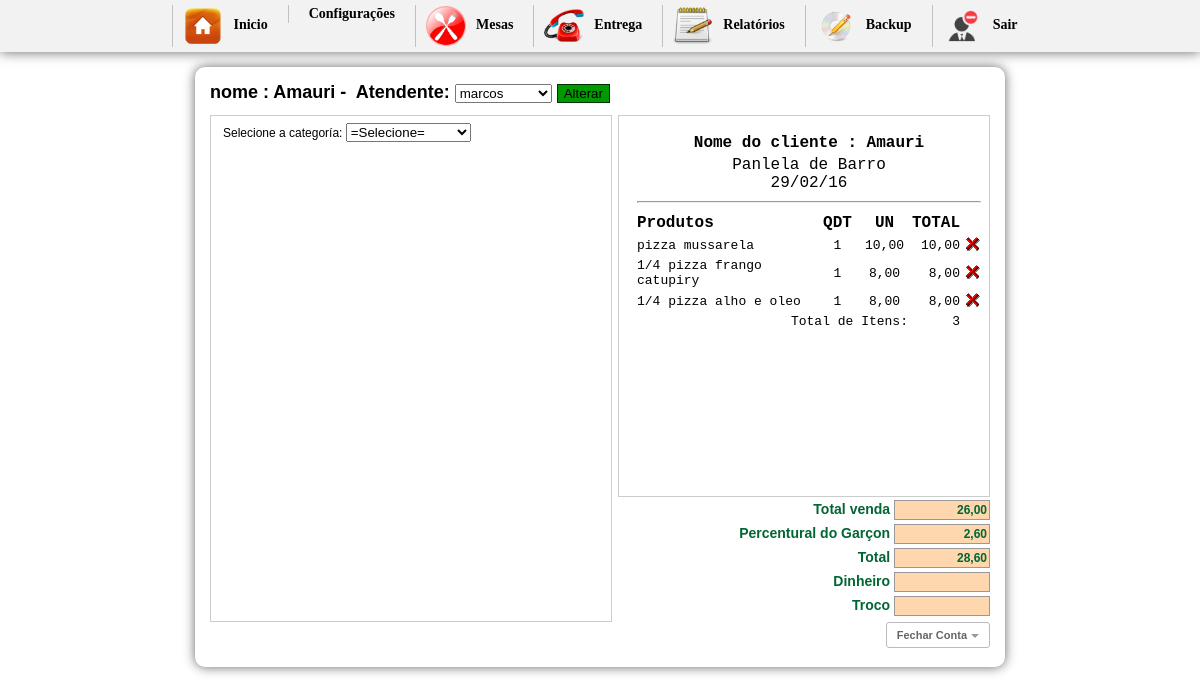
Page /inicio2.php?btn=vendapedido&id_mesa=43&idGarcon=26 (signed in) on the committed database.
### tables this page shows
CREATE TABLE `pedido` (
  `id_mesa` int(10) NOT NULL auto_increment,
  `numero` int(10) NOT NULL,
  `idGarcon` varchar(200) NOT NULL,
  `situacao` int(1) NOT NULL,
  `email` varchar(50) default NULL,
  `nome` varchar(50) default NULL,
  `sobrenome` varchar(50) default NULL,
  `telefone` varchar(30) default NULL,
  `bairro` varchar(50) default NULL,
  `rua` varchar(50) default NULL,
  `numerocasa` varchar(20) default NULL,
  `detalhes` longtext,
  PRIMARY KEY  (`id_mesa`)
);

CREATE TABLE `config` (
  `id_conf` int(30) NOT NULL,
  `empresa` varchar(200) NOT NULL,
  `telefone` varchar(30) NOT NULL,
  `pgarcon` int(10) NOT NULL,
  `ativo` int(2) NOT NULL
);

CREATE TABLE `entrega` (
  `id` int(11) NOT NULL auto_increment,
  `cod` int(11) NOT NULL,
  `nome` varchar(150) NOT NULL,
  `preco` varchar(10) NOT NULL,
  `qtd` int(11) NOT NULL,
  `comanda` int(200) NOT NULL,
  `data` date NOT NULL,
  `time` time NOT NULL,
  `id_mesa` int(30) NOT NULL,
  `situacao` int(2) NOT NULL,
  `idGarcon` varchar(200) NOT NULL,
  `status` int(1) NOT NULL,
  `destino` int(1) NOT NULL,
  `entregue` int(1) NOT NULL,
  `feito` int(1) NOT NULL,
  PRIMARY KEY  (`id`)
);

### vendapedido.php (the view, shortened to what this page needs)
<?php require_once('Connections/sistema.php'); ?>
<?php
if (!function_exists("GetSQLValueString")) {
function GetSQLValueString($theValue, $theType, $theDefinedValue = "", $theNotDefinedValue = "")
{
  $theValue = function_exists("mysql_real_escape_string") ? mysql_real_escape_string($theValue) : mysql_escape_string($theValue);
  switch ($theType) {
    case "long":
    case "int":
      $theValue = ($theValue != "") ? intval($theValue) : "NULL";
      break;
  }
  return $theValue;
}
}
$colname_Recordset1 = "-1";
if (isset($_GET['id_mesa'])) {
  $colname_Recordset1 = $_GET['id_mesa'];
}
$query_Recordset1 = sprintf("SELECT * FROM pedido WHERE id_mesa = %s", GetSQLValueString($colname_Recordset1, "int"));
$Recordset1 = mysql_query($query_Recordset1, $sistema) or die(mysql_error());
$row_Recordset1 = mysql_fetch_assoc($Recordset1);
$numero = $_GET['id_mesa'];
?>
<?php
  $sql1 = mysql_query("SELECT * FROM pedido WHERE id_mesa ='$numero'") or die(mysql_error());
  $cont1 = mysql_fetch_array($sql1);
  $sit = $cont1['situacao'];
$idGarconget = $_GET['idGarcon'];
$gar2 = mysql_query("SELECT * FROM garcon WHERE idGarcon='$idGarconget'");
$h2 = mysql_fetch_array($gar2);
  ?>
<h1>
<form action="" method="post" enctype="multipart/form-data">
nome : <?php echo $row_Recordset1['nome']; ?>&nbsp-&nbsp;
Atendente:
<select name="nomeGarcon">
<?php
	$gar = mysql_query("SELECT * FROM garcon WHERE idGarcon != '1' ORDER BY nomeGarcon ASC") or die(mysql_error());
	while($h = mysql_fetch_array($gar)){
?>
  <option value="<?php echo $h['idGarcon'] ?>"<?php if (!(strcmp($h['idGarcon'], $h2['idGarcon']))) {echo "selected=\"selected\"";} ?>><?php echo $h['nomeGarcon'] ?></option>
	<?php }?>
</select>
<?php if($sit == "0"){?>
<input name="ok" type="submit" value="Abrir pedido" style="background-color: #F30; border:1px solid #9B0000;" />
<?php }else{ ?>
<input name="ok" type="submit" value="Alterar" style=" background-color:#090; border:1px solid #030;" />
<?php } ?>
</form>
</h1>
<div id="boxprodutos"><br/>
<?php if($sit == "1"){
include "selecionacat2.php";
} ?>
</div>
<div id="box">
	<div id="comentarios">
    <table width="100%" border="0" class="inputs">
  <tr>
 <?php $n = mysql_query("SELECT * FROM config");
 	$a = mysql_fetch_array($n);
 ?>
  <td align="center" style="font-size:16px;"><strong>Nome do cliente : <?php echo $row_Recordset1['nome']; ?></strong></td>
  </tr>
  <tr>
    <td align="center" style="font-size:16px;"><?php echo $a['empresa'] ?><br/> <?php echo date("d/m/y") ?></td>
    </tr>
    <tr>
    <td><hr/></td>
    </tr>
</table>
    <table width="100%">
    <tr>
	  <td  style="font-size:16px;"><strong>Produtos</strong></td>
      <td width="13%" align="center" style="font-size:16px;"><strong>QDT</strong></td>
      <td width="15%" align="center" style="font-size:16px;"><strong>UN</strong></td>
	  <td align="center" style="font-size:16px;"><strong>TOTAL</strong></td>
	  <td align="center">&nbsp;</td>
	  </tr>
	<?php
	$carrinho = mysql_query("SELECT *, SUM(qtd) AS qt,SUM(preco) AS pr FROM entrega WHERE id_mesa='$numero' AND situacao='1' GROUP BY cod") or die(		mysql_error());
	$contar = mysql_num_rows($carrinho);
	if($contar == 0){
		echo "";
	}else{
		while($res = mysql_fetch_array($carrinho)){
			$id           	= $res['id'];
			$nome  			= $res['nome'];
			$preco       	= $res['pr'];
			$qtd		 	= $res['qt'];
			$unitario		= $res['preco'];
			$id_mesa		= $res['id_mesa'];
			$itens +=$qtd;
			$total += $preco;
	?>
	<tr class="fontcomanda">
    <td width="60%" align="left">
    <a href="cozinha.php?id_mesa=<?php echo $id_mesa ?>&nome=<?php echo $nome; ?>"  title="Imprimir"
    onclick="Cozinha(this.href,'nomeJanela','350','600','yes');return false" class="fontcomanda"><?php echo $nome; ?></a>
    </td>
    <td align="center" ><?php echo $qtd; ?></td>
    <td align="center" ><?php echo  str_replace(".",",",$unitario); ?></td>
    <td width="10%" align="right"><?php echo number_format($preco, 2, ',', '.'); ?></td>
    <td width="2%" align="right">
    <a href="inicio2.php?btn=vendapedido&retira=produto&id=<?php echo $id ?>&id_mesa=<?php echo $numero ?>"><img src="imagens/icone_delete.gif" width="17" height="18" border="0" /></a>
    </td>
    </tr>
     <?php
		}
	}
	?>
	<tr class="fontcomanda">
	  <td colspan="3" align="right">Total de Itens:</td>
	  <td align="right"><?php echo $itens ?></td>
	  <td align="right">&nbsp;</td>
	  </tr>
    </table>
 <div id="formulario">
    <?php $totals = number_format($total, 2, ',', '.'); ?>
<form name="formulario" action="" method="post" enctype="multipart/form-data">
            <span class="valores">Total venda </span>
        <input name="total" type="text" value="<?php echo $totals ?>" size="8" maxlength="6" class="calc" readonly="true"/><br/>
        	<?php
			$g = mysql_query("SELECT * FROM config") or die(mysql_error());
			$w = mysql_fetch_array($g);
			$ativo = $w['ativo'];
			$percentual = $w['pgarcon'];
			if($ativo == 1){
			$porcento_garcon = $percentual;
			}else{
			$porcento_garcon = 0;
			}
				$pgarcon = $total * $porcento_garcon / 100;
				$somatotal = $total + $pgarcon;
			?>
                <span class="valores">Percentural do Garçon </span>
                <input name="garconP" type="text" class="calc" id="garconP" value="<?php echo number_format($pgarcon, 2, ',', '.'); ?>"/><br/>
                <span class="valores">Total </span>
                <input name="somatotal" type="text" class="calc" id="somatotal" value="<?php echo number_format($somatotal, 2, ',', '.'); ?>"/><br/>
        <span class="valores">Dinheiro </span>
        <input name="dinheiro" type="text" size="8"  class="calc" onkeyup="javascript:operacao('')" id="dinheiro-1"/><br/>
            <span class="valores">Troco </span>
            <input name="troco" type="text" class="calc" size="8" maxlength="8" readonly="true"/><br/>
      </form>
      <br/>
      <?php
	  $mesas = $_GET['id_mesa'];
	  ?>
      <a href="imprimepedido.php?id_mesa=<?php echo $mesas;?>&pgarcon=<?php echo $pgarcon?>&somatotal=<?php echo $somatotal ?>"
  onclick="NovaJanela(this.href,'nomeJanela','750','600','yes');return false" class="button">
  Fechar Conta</a>
      </div>
  </div>
</div>

### css/css.css (style rules this page uses)
body { margin-left: 0px;margin-top: 0px;margin-right: 0px;margin-bottom: 0px; background-color:#FFF; font-family:Verdana, Geneva, sans-serif; font-size:12px; }
h1 { font-size:18px; margin-top:0; }
#boxprodutos { width:400px; height:500px; margin:0 auto; border:1px solid #ccc; float:left; background:#FFF; padding-bottom:5px; overflow:auto }
#box { width:370px; margin:0 auto; border:1px solid #ccc; float:right; font:10px "Courier New", Courier, monospace; background:#FFF; }
.fontcomanda { font-size:13px; }
.fontcomanda a:link { font:10px "Courier New", Courier, monospace; font-size:13px; text-decoration:none;color:#000; }
#comentarios { width:350px; height:350px;overflow: auto; padding:15px; }
#formulario { position:absolute; width:300px; height:115px; top:498px; font-size:10px; text-align:right; margin-left:56px; }
.calc { border:1px solid #999; height:16px; width:90px; font-family:Verdana, Geneva, sans-serif; font-size:12px; font-weight:bold; color:#063; background:#FFD7AE; margin:2px 0 2px 0; text-align:right; }
.valores { font-size:10px; font-family:Verdana, Geneva, sans-serif; font-size:14px; font-weight:bold; color:#063; }
.button { border: 1px solid #BBB; border-radius: 3px; text-shadow: 0 1px 1px white; -webkit-box-shadow: 0 1px 1px #fff; -moz-box-shadow: 0 1px 1px #fff; box-shadow: 0 1px 1px #fff; font: bold 11px Sans-Serif; padding: 6px 10px; white-space: nowrap; vertical-align: middle; color: #666; background: transparent; cursor: pointer; margin-top:3px; text-decoration:none; }
.button:after { content: ""; display: inline-block; width: 0; height: 0; border-top: 4px solid #999; border-left: 4px solid transparent; border-right: 4px solid transparent; margin: 0 0 0 4px; position: relative; top: -1px; text-decoration:none; }

### rows in the picture
pedido: nome "Amauri"
config: empresa "Panlela de Barro", garconP "2,60", somatotal "28,60"
entrega: nome "pizza mussarela", qtd "1", preco "10,00"
entrega: nome "1/4 pizza frango catupiry", qtd "1", preco "8,00"
entrega: nome "1/4 pizza alho e oleo", qtd "1", preco "8,00"

### other values in the picture
$itens "3"
form field nomeGarcon "marcos"
